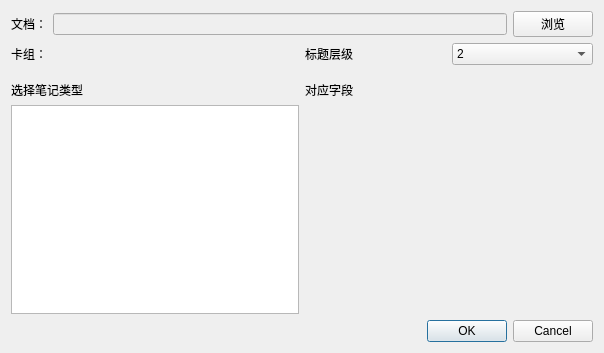
<?xml version="1.0" encoding="UTF-8"?>
<ui version="4.0">
 <class>Form</class>
 <widget class="QWidget" name="Form">
  <property name="geometry">
   <rect>
    <x>0</x>
    <y>0</y>
    <width>604</width>
    <height>353</height>
   </rect>
  </property>
  <property name="windowTitle">
   <string>从印象笔记导入……</string>
  </property>
  <layout class="QVBoxLayout" name="verticalLayout">
   <item>
    <layout class="QHBoxLayout" name="horizontalLayout_2">
     <item>
      <widget class="QLabel" name="label_3">
       <property name="text">
        <string>文档：</string>
       </property>
      </widget>
     </item>
     <item>
      <widget class="QLineEdit" name="mediaDir">
       <property name="enabled">
        <bool>false</bool>
       </property>
      </widget>
     </item>
     <item>
      <widget class="QPushButton" name="browse">
       <property name="text">
        <string>浏览</string>
       </property>
      </widget>
     </item>
    </layout>
   </item>
   <item>
    <layout class="QHBoxLayout" name="horizontalLayout_2">
     <item>
      <widget class="QLabel" name="label_4">
       <property name="text">
        <string>卡组：</string>
       </property>
      </widget>
     </item>
     <item>
      <widget class="QWidget" name="deckArea" native="true"/>
     </item>
     <item>
      <widget class="QLabel" name="label_5">
       <property name="text">
        <string>标题层级</string>
       </property>
      </widget>
     </item>
     <item>
      <widget class="QComboBox" name="level">
       <property name="editable">
        <bool>false</bool>
       </property>
       <property name="currentIndex">
        <number>1</number>
       </property>
       <item>
        <property name="text">
         <string>1</string>
        </property>
       </item>
       <item>
        <property name="text">
         <string>2</string>
        </property>
       </item>
       <item>
        <property name="text">
         <string>3</string>
        </property>
       </item>
       <item>
        <property name="text">
         <string>4</string>
        </property>
       </item>
       <item>
        <property name="text">
         <string>5</string>
        </property>
       </item>
       <item>
        <property name="text">
         <string>6</string>
        </property>
       </item>
      </widget>
     </item>
    </layout>
   </item>
   <item>
    <spacer name="verticalSpacer">
     <property name="orientation">
      <enum>Qt::Vertical</enum>
     </property>
     <property name="sizeType">
      <enum>QSizePolicy::Fixed</enum>
     </property>
     <property name="sizeHint" stdset="0">
      <size>
       <width>0</width>
       <height>10</height>
      </size>
     </property>
    </spacer>
   </item>
   <item>
    <layout class="QGridLayout" name="gridLayout">
     <item row="0" column="0">
      <widget class="QLabel" name="label">
       <property name="text">
        <string>选择笔记类型</string>
       </property>
      </widget>
     </item>
     <item row="2" column="0">
      <widget class="QListWidget" name="modelList"/>
     </item>
     <item row="0" column="3">
      <widget class="QLabel" name="label_2">
       <property name="text">
        <string>对应字段</string>
       </property>
      </widget>
     </item>
     <item row="2" column="3">
      <layout class="QGridLayout" name="fieldMapGrid"/>
     </item>
     <item row="5" column="3">
      <widget class="QDialogButtonBox" name="buttonBox">
       <property name="standardButtons">
        <set>QDialogButtonBox::Cancel|QDialogButtonBox::Ok</set>
       </property>
      </widget>
     </item>
    </layout>
   </item>
  </layout>
 </widget>
 <resources/>
 <connections/>
</ui>
